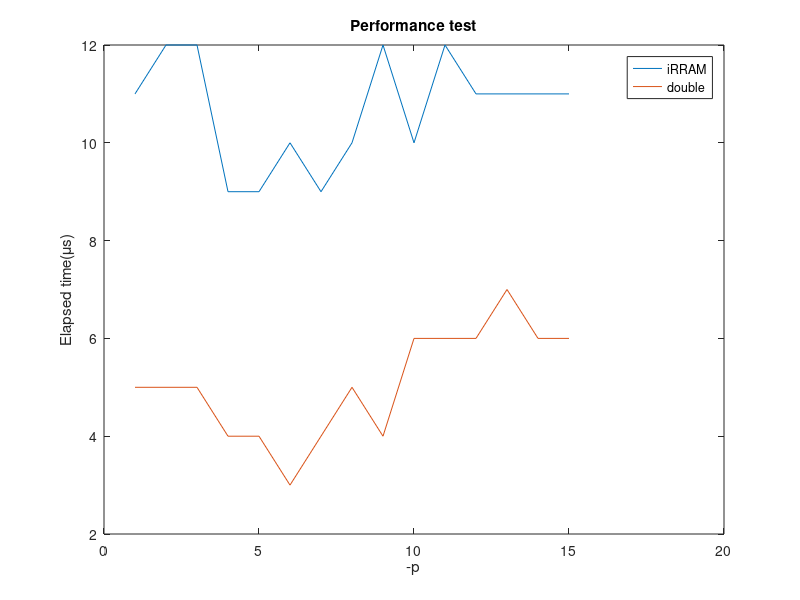

MATLAB code to generate this figure:
data = [
1 11 5
2 12 5
3 12 5
4 9 4
5 9 4
6 10 3
7 9 4
8 10 5
9 12 4
10 10 6
11 12 6
12 11 6
13 11 7
14 11 6
15 11 6
];

% values
plot(data(:,1), data(:,2))
hold on
plot(data(:,1), data(:,3))
hold off
title('Performance test')
xlabel('-p')
ylabel('Elapsed time(\mus)')
legend('iRRAM','double')
